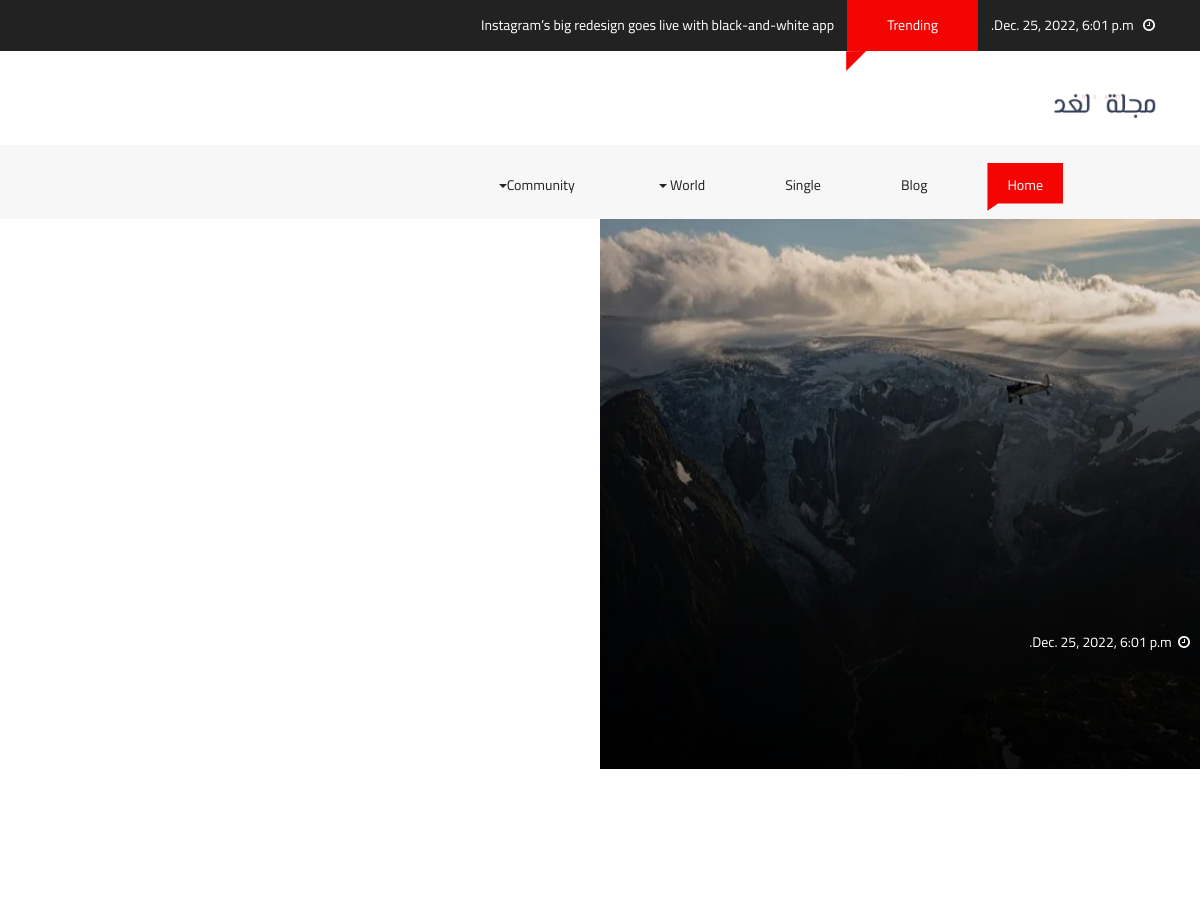
The app's page / (upper part), older data.
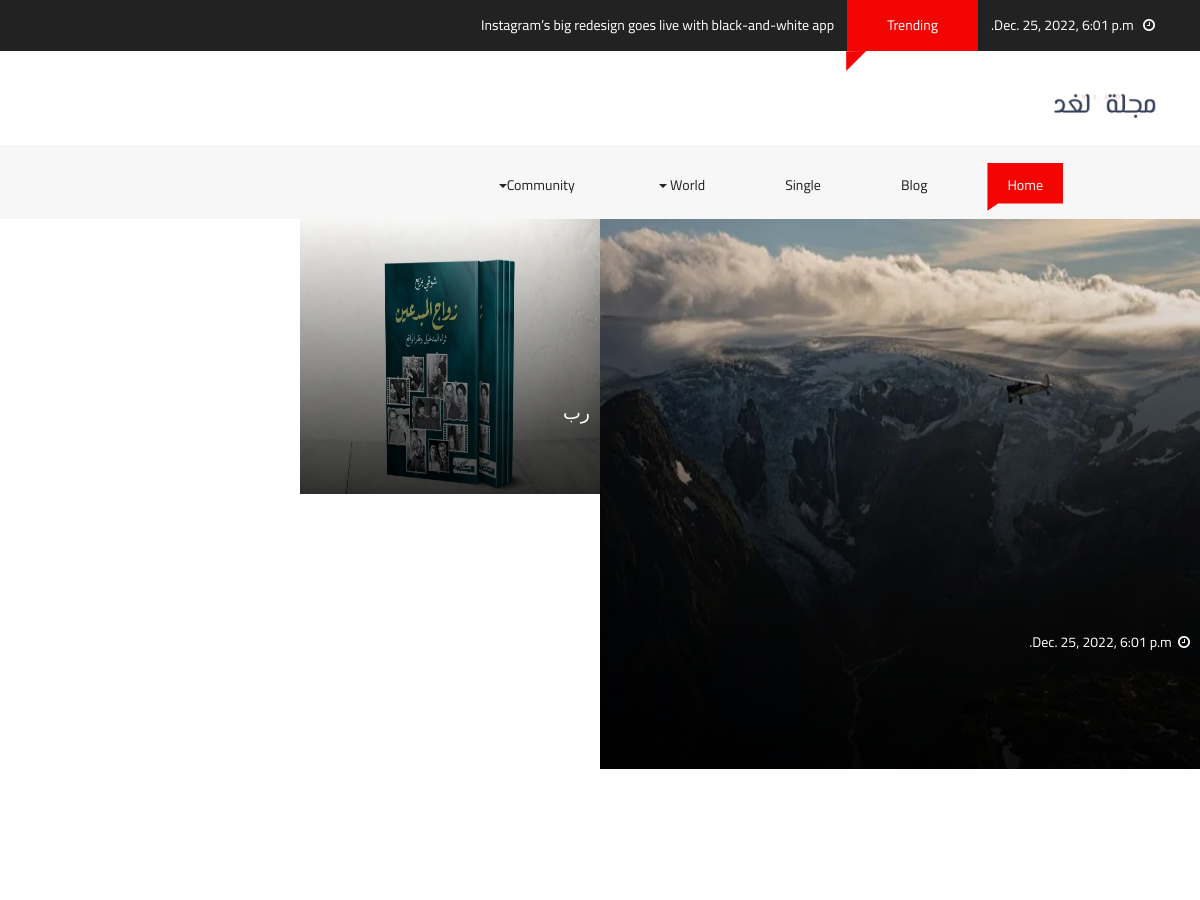
The same page, newer data.
### main/models.py (models this page shows, shortened)
class New(models.Model):
    title = models.CharField(max_length=50)
    author = models.CharField(max_length=20,null=True, blank=True)
    image = models.ImageField()
    date_post = models.DateField(null=True, blank=True)
    short_decsription = models.CharField(max_length=100)
    long_decsription = models.TextField(default='DESC')
    most_popular = models.BooleanField(default=False)
    trending = models.BooleanField(default=False)
    main = models.BooleanField(default=False)
    main2 = models.BooleanField(default=False)

### main/views.py (the view)
# urls.py: path('', views.index, name='index'),
def index(request):
    news = New.objects.all()
    date_now  = datetime.datetime.now()
    context={
        'news':news,
        'D_N':date_now
    }
    return render(request,'main/index.html',context)

### templates/main/index.html (shortened to what this page needs)
{% extends "./layout.html" %}
{% load static %}
{% block content %}
<div class="container-fluid paddding mb-5">
    <div class="row mx-0">
        <div class="col-md-6 col-12 paddding animate-box" data-animate-effect="fadeIn">
            <div class="fh5co_suceefh5co_height"><img src="/media/1-4.webp" alt="img"/>
                <div class="fh5co_suceefh5co_height_position_absolute"></div>
                <div class="fh5co_suceefh5co_height_position_absolute_font">
                    <div class=""><a href="#" class="color_fff"> <i class="fa fa-clock-o"></i>&nbsp;&nbsp;{{D_N}}
                    </a></div>
                </div>
            </div>
        </div>
        <div class="col-md-6">
            <div class="row">
            {% for nt in news %}
            {% if nt.main2  %}
                <div class="col-md-6 col-6 paddding animate-box" data-animate-effect="fadeIn">
                    <div class="fh5co_suceefh5co_height_2"><img src="{{nt.image.url}}" alt="img"/>
                        <div class="fh5co_suceefh5co_height_position_absolute"></div>
                        <div class="fh5co_suceefh5co_height_position_absolute_font_2">
                            <div class=""><a href="{% url 'main:page' 8 %}" class="fh5co_good_font_2"> {{nt.short_decsription}} </a></div>
                        </div>
                    </div>
                </div>
            {% endif %}
            {% endfor %}
        </div>
        </div>
    </div>
</div>
<div class="container-fluid pt-3">
    </div>
<div class="container-fluid pb-4 pt-5">
</div>
{% endblock %}

Row changes from the older to the newer data that the page shows:
now on this page (row edited): New: image (picture), short_decsription "رب"
